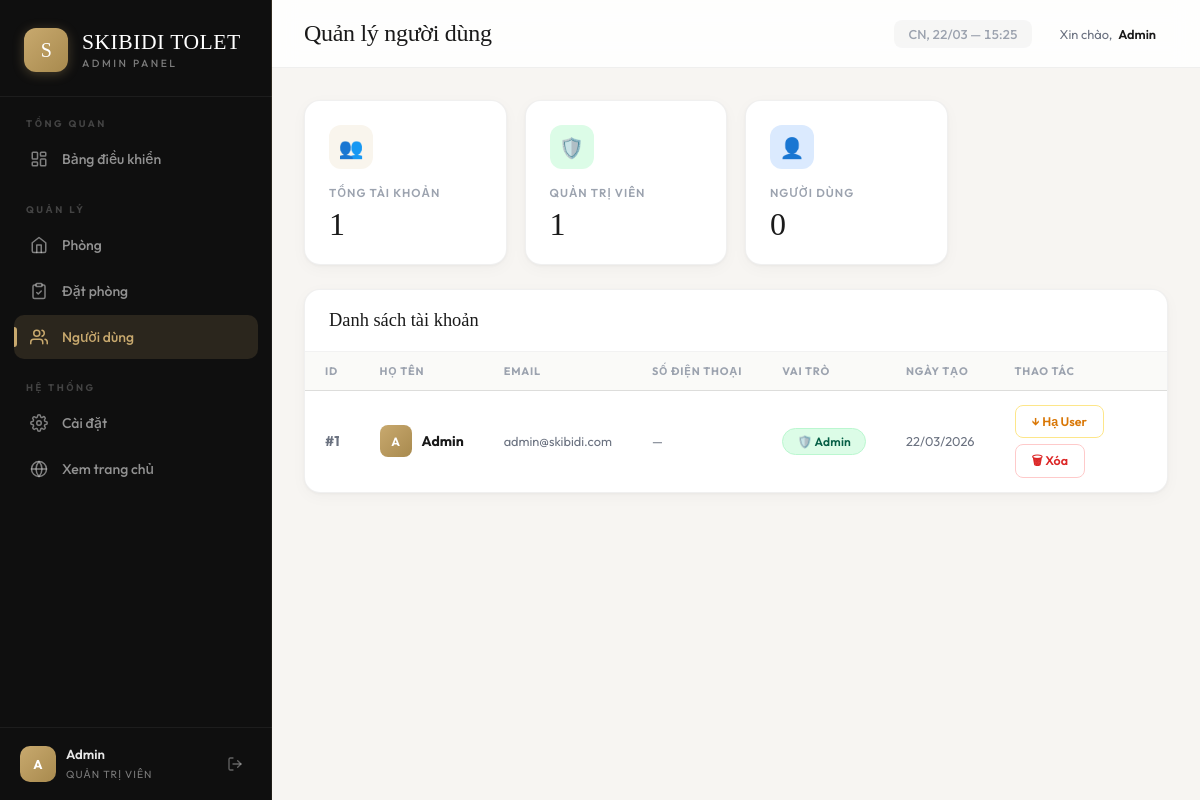
The page /pages/admin/users.php (signed in) on the database its author committed.
### tables this page shows
CREATE TABLE IF NOT EXISTS users (
    id          INT AUTO_INCREMENT PRIMARY KEY,
    name        VARCHAR(100) NOT NULL,
    email       VARCHAR(150) NOT NULL UNIQUE,
    password    VARCHAR(255) NOT NULL,            
    phone       VARCHAR(20)  DEFAULT NULL,
    address     VARCHAR(255) DEFAULT NULL,
    role        ENUM('admin','user') NOT NULL DEFAULT 'user',
    created_at  DATETIME     NOT NULL DEFAULT CURRENT_TIMESTAMP,
    updated_at  DATETIME     NOT NULL DEFAULT CURRENT_TIMESTAMP ON UPDATE CURRENT_TIMESTAMP
);

### includes/auth.php (called while the page is built, shortened)
<?php
function e(string $str): string
{
    return htmlspecialchars(trim($str), ENT_QUOTES, 'UTF-8');
}

### pages/admin/users.php (the view, shortened to what this page needs)
<?php
require_once __DIR__ . '/../../includes/auth.php';
$conn = db();
$users = $conn->query("SELECT * FROM users ORDER BY id ASC");
$total_users  = $conn->query("SELECT COUNT(*) c FROM users")->fetch_assoc()['c'];
$total_admins = $conn->query("SELECT COUNT(*) c FROM users WHERE role='admin'")->fetch_assoc()['c'];
include __DIR__ . '/../../includes/admin_header.php';
?>
<div class="stat-grid" style="margin-bottom:24px;">
    <div class="stat-card">
        <div class="stat-icon">👥</div>
        <div class="stat-label">Tổng tài khoản</div>
        <div class="stat-value"><?= $total_users ?></div>
    </div>
    <div class="stat-card">
        <div class="stat-icon green-icon">🛡️</div>
        <div class="stat-label">Quản trị viên</div>
        <div class="stat-value"><?= $total_admins ?></div>
    </div>
    <div class="stat-card">
        <div class="stat-icon blue-icon">👤</div>
        <div class="stat-label">Người dùng</div>
        <div class="stat-value"><?= $total_users - $total_admins ?></div>
    </div>
</div>
<div class="admin-table-wrap">
    <div class="admin-table-header">
        <h3>Danh sách tài khoản</h3>
    </div>
    <div class="table-scroll">
        <table class="admin-table">
            <thead>
                <tr>
                    <th>ID</th>
                    <th>Họ tên</th>
                    <th>Email</th>
                    <th>Số điện thoại</th>
                    <th>Vai trò</th>
                    <th>Ngày tạo</th>
                    <th>Thao tác</th>
                </tr>
            </thead>
            <tbody>
            <?php while ($u = $users->fetch_assoc()): ?>
                <tr>
                    <td class="td-bold">#<?= $u['id'] ?></td>
                    <td>
                        <div style="display:flex;align-items:center;gap:10px;">
                            <div style="width:32px;height:32px;border-radius:8px;background:<?= $u['role']==='admin' ? 'linear-gradient(135deg,#c8a96e,#a88a4e)' : 'linear-gradient(135deg,#e5e7eb,#d1d5db)' ?>;display:flex;align-items:center;justify-content:center;color:<?= $u['role']==='admin' ? '#fff' : '#6b7280' ?>;font-size:0.75rem;font-weight:700;flex-shrink:0;">
                                <?= mb_substr($u['name'], 0, 1, 'UTF-8') ?>
                            </div>
                            <span class="td-bold"><?= e($u['name']) ?></span>
                        </div>
                    </td>
                    <td class="td-muted"><?= e($u['email']) ?></td>
                    <td class="td-muted"><?= e($u['phone'] ?? '—') ?></td>
                    <td>
                        <?= $u['role']==='admin'
                            ? '<span class="badge badge-paid">🛡️ Admin</span>'
                            : '<span class="badge badge-pending">👤 User</span>' ?>
                    </td>
                    <td class="td-muted"><?= date('d/m/Y', strtotime($u['created_at'])) ?></td>
                    <td>
                        <?php if ($u['id'] !== (int)$_SESSION['user_id']): ?>
                        <div class="act-group">
                            <?php if ($u['role']==='user'): ?>
                                <a href="users.php?action=make_admin&id=<?= $u['id'] ?>" class="act-btn green" data-confirm="Cấp quyền Admin cho '<?= e($u['name']) ?>'?">↑ Lên Admin</a>
                            <?php else: ?>
                                <a href="users.php?action=make_user&id=<?= $u['id'] ?>" class="act-btn orange" data-confirm="Hạ quyền '<?= e($u['name']) ?>' xuống User?">↓ Hạ User</a>
                            <?php endif; ?>
                            <a href="users.php?action=delete&id=<?= $u['id'] ?>" class="act-btn red" data-confirm="Xóa tài khoản '<?= e($u['name']) ?>'? Hành động này không thể hoàn tác.">🗑 Xóa</a>
                        </div>
                        <?php else: ?>
                            <span class="badge" style="background:var(--accent-soft);color:var(--accent-text);">Tài khoản của bạn</span>
                        <?php endif; ?>
                    </td>
                </tr>
            <?php endwhile; ?>
            </tbody>
        </table>
    </div>
</div>
<?php
include __DIR__ . '/../../includes/admin_footer.php';
?>

### rows shown on the page
users: id "1", name "A", name "Admin", email "admin@skibidi.com", phone "—", role "🛡️ Admin", created_at "22/03/2026"

### other values the page prints
mb_substr(current_user()['name'], 0, 1, 'UTF-8') "A"
current_user()['name'] "Admin"
$page_title "Quản lý người dùng"
$total_users "1"
$total_admins "1"
$total_users - $total_admins "0"
